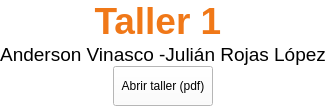
    <widget class="QWidget" name="verticalWidget" native="true">
     <property name="palette">
      <palette>
       <active>
        <colorrole role="WindowText">
         <brush brushstyle="SolidPattern">
          <color alpha="255">
           <red>0</red>
           <green>0</green>
           <blue>0</blue>
          </color>
         </brush>
        </colorrole>
        <colorrole role="Button">
         <brush brushstyle="SolidPattern">
          <color alpha="255">
           <red>255</red>
           <green>255</green>
           <blue>255</blue>
          </color>
         </brush>
        </colorrole>
        <colorrole role="Light">
         <brush brushstyle="SolidPattern">
          <color alpha="255">
           <red>255</red>
           <green>255</green>
           <blue>255</blue>
          </color>
         </brush>
        </colorrole>
        <colorrole role="Midlight">
         <brush brushstyle="SolidPattern">
          <color alpha="255">
           <red>255</red>
           <green>255</green>
           <blue>255</blue>
          </color>
         </brush>
        </colorrole>
        <colorrole role="Dark">
         <brush brushstyle="SolidPattern">
          <color alpha="255">
           <red>127</red>
           <green>127</green>
           <blue>127</blue>
          </color>
         </brush>
        </colorrole>
        <colorrole role="Mid">
         <brush brushstyle="SolidPattern">
          <color alpha="255">
           <red>170</red>
           <green>170</green>
           <blue>170</blue>
          </color>
         </brush>
        </colorrole>
        <colorrole role="Text">
         <brush brushstyle="SolidPattern">
          <color alpha="255">
           <red>0</red>
           <green>0</green>
           <blue>0</blue>
          </color>
         </brush>
        </colorrole>
        <colorrole role="BrightText">
         <brush brushstyle="SolidPattern">
          <color alpha="255">
           <red>255</red>
           <green>255</green>
           <blue>255</blue>
          </color>
         </brush>
        </colorrole>
        <colorrole role="ButtonText">
         <brush brushstyle="SolidPattern">
          <color alpha="255">
           <red>0</red>
           <green>0</green>
           <blue>0</blue>
          </color>
         </brush>
        </colorrole>
        <colorrole role="Base">
         <brush brushstyle="SolidPattern">
          <color alpha="255">
           <red>255</red>
           <green>255</green>
           <blue>255</blue>
          </color>
         </brush>
        </colorrole>
        <colorrole role="Window">
         <brush brushstyle="SolidPattern">
          <color alpha="255">
           <red>255</red>
           <green>255</green>
           <blue>255</blue>
          </color>
         </brush>
        </colorrole>
        <colorrole role="Shadow">
         <brush brushstyle="SolidPattern">
          <color alpha="255">
           <red>0</red>
           <green>0</green>
           <blue>0</blue>
          </color>
         </brush>
        </colorrole>
        <colorrole role="AlternateBase">
         <brush brushstyle="SolidPattern">
          <color alpha="255">
           <red>255</red>
           <green>255</green>
           <blue>255</blue>
          </color>
         </brush>
        </colorrole>
        <colorrole role="ToolTipBase">
         <brush brushstyle="SolidPattern">
          <color alpha="255">
           <red>255</red>
           <green>255</green>
           <blue>220</blue>
          </color>
         </brush>
        </colorrole>
        <colorrole role="ToolTipText">
         <brush brushstyle="SolidPattern">
          <color alpha="255">
           <red>0</red>
           <green>0</green>
           <blue>0</blue>
          </color>
         </brush>
        </colorrole>
        <colorrole role="PlaceholderText">
         <brush brushstyle="SolidPattern">
          <color alpha="128">
           <red>0</red>
           <green>0</green>
           <blue>0</blue>
          </color>
         </brush>
        </colorrole>
       </active>
       <inactive>
        <colorrole role="WindowText">
         <brush brushstyle="SolidPattern">
          <color alpha="255">
           <red>0</red>
           <green>0</green>
           <blue>0</blue>
          </color>
         </brush>
        </colorrole>
        <colorrole role="Button">
         <brush brushstyle="SolidPattern">
          <color alpha="255">
           <red>255</red>
           <green>255</green>
           <blue>255</blue>
          </color>
         </brush>
        </colorrole>
        <colorrole role="Light">
         <brush brushstyle="SolidPattern">
          <color alpha="255">
           <red>255</red>
           <green>255</green>
           <blue>255</blue>
          </color>
         </brush>
        </colorrole>
        <colorrole role="Midlight">
         <brush brushstyle="SolidPattern">
          <color alpha="255">
           <red>255</red>
           <green>255</green>
           <blue>255</blue>
          </color>
         </brush>
        </colorrole>
        <colorrole role="Dark">
         <brush brushstyle="SolidPattern">
          <color alpha="255">
           <red>127</red>
           <green>127</green>
           <blue>127</blue>
          </color>
         </brush>
        </colorrole>
        <colorrole role="Mid">
         <brush brushstyle="SolidPattern">
          <color alpha="255">
           <red>170</red>
           <green>170</green>
           <blue>170</blue>
          </color>
         </brush>
        </colorrole>
        <colorrole role="Text">
         <brush brushstyle="SolidPattern">
          <color alpha="255">
           <red>0</red>
           <green>0</green>
           <blue>0</blue>
          </color>
         </brush>
        </colorrole>
        <colorrole role="BrightText">
         <brush brushstyle="SolidPattern">
          <color alpha="255">
           <red>255</red>
           <green>255</green>
           <blue>255</blue>
          </color>
         </brush>
        </colorrole>
        <colorrole role="ButtonText">
         <brush brushstyle="SolidPattern">
          <color alpha="255">
           <red>0</red>
           <green>0</green>
           <blue>0</blue>
          </color>
         </brush>
        </colorrole>
        <colorrole role="Base">
         <brush brushstyle="SolidPattern">
          <color alpha="255">
           <red>255</red>
           <green>255</green>
           <blue>255</blue>
          </color>
         </brush>
        </colorrole>
        <colorrole role="Window">
         <brush brushstyle="SolidPattern">
          <color alpha="255">
           <red>255</red>
           <green>255</green>
           <blue>255</blue>
          </color>
         </brush>
        </colorrole>
        <colorrole role="Shadow">
         <brush brushstyle="SolidPattern">
          <color alpha="255">
           <red>0</red>
           <green>0</green>
           <blue>0</blue>
          </color>
         </brush>
        </colorrole>
        <colorrole role="AlternateBase">
         <brush brushstyle="SolidPattern">
          <color alpha="255">
           <red>255</red>
           <green>255</green>
           <blue>255</blue>
          </color>
         </brush>
        </colorrole>
        <colorrole role="ToolTipBase">
         <brush brushstyle="SolidPattern">
          <color alpha="255">
           <red>255</red>
           <green>255</green>
           <blue>220</blue>
          </color>
         </brush>
        </colorrole>
        <colorrole role="ToolTipText">
         <brush brushstyle="SolidPattern">
          <color alpha="255">
           <red>0</red>
           <green>0</green>
           <blue>0</blue>
          </color>
         </brush>
        </colorrole>
        <colorrole role="PlaceholderText">
         <brush brushstyle="SolidPattern">
          <color alpha="128">
           <red>0</red>
           <green>0</green>
           <blue>0</blue>
          </color>
         </brush>
        </colorrole>
       </inactive>
       <disabled>
        <colorrole role="WindowText">
         <brush brushstyle="SolidPattern">
          <color alpha="255">
           <red>127</red>
           <green>127</green>
           <blue>127</blue>
          </color>
         </brush>
        </colorrole>
        <colorrole role="Button">
         <brush brushstyle="SolidPattern">
          <color alpha="255">
           <red>255</red>
           <green>255</green>
           <blue>255</blue>
          </color>
         </brush>
        </colorrole>
        <colorrole role="Light">
         <brush brushstyle="SolidPattern">
          <color alpha="255">
           <red>255</red>
           <green>255</green>
           <blue>255</blue>
          </color>
         </brush>
        </colorrole>
        <colorrole role="Midlight">
         <brush brushstyle="SolidPattern">
          <color alpha="255">
           <red>255</red>
           <green>255</green>
           <blue>255</blue>
          </color>
         </brush>
        </colorrole>
        <colorrole role="Dark">
         <brush brushstyle="SolidPattern">
          <color alpha="255">
           <red>127</red>
           <green>127</green>
           <blue>127</blue>
          </color>
         </brush>
        </colorrole>
        <colorrole role="Mid">
         <brush brushstyle="SolidPattern">
          <color alpha="255">
           <red>170</red>
           <green>170</green>
           <blue>170</blue>
          </color>
         </brush>
        </colorrole>
        <colorrole role="Text">
         <brush brushstyle="SolidPattern">
          <color alpha="255">
           <red>127</red>
           <green>127</green>
           <blue>127</blue>
          </color>
         </brush>
        </colorrole>
        <colorrole role="BrightText">
         <brush brushstyle="SolidPattern">
          <color alpha="255">
           <red>255</red>
           <green>255</green>
           <blue>255</blue>
          </color>
         </brush>
        </colorrole>
        <colorrole role="ButtonText">
         <brush brushstyle="SolidPattern">
          <color alpha="255">
           <red>127</red>
           <green>127</green>
           <blue>127</blue>
          </color>
         </brush>
        </colorrole>
        <colorrole role="Base">
         <brush brushstyle="SolidPattern">
          <color alpha="255">
           <red>255</red>
           <green>255</green>
           <blue>255</blue>
          </color>
         </brush>
        </colorrole>
        <colorrole role="Window">
         <brush brushstyle="SolidPattern">
          <color alpha="255">
           <red>255</red>
           <green>255</green>
           <blue>255</blue>
          </color>
         </brush>
        </colorrole>
        <colorrole role="Shadow">
         <brush brushstyle="SolidPattern">
          <color alpha="255">
           <red>0</red>
           <green>0</green>
           <blue>0</blue>
          </color>
         </brush>
        </colorrole>
        <colorrole role="AlternateBase">
         <brush brushstyle="SolidPattern">
          <color alpha="255">
           <red>255</red>
           <green>255</green>
           <blue>255</blue>
          </color>
         </brush>
        </colorrole>
        <colorrole role="ToolTipBase">
         <brush brushstyle="SolidPattern">
          <color alpha="255">
           <red>255</red>
           <green>255</green>
           <blue>220</blue>
          </color>
         </brush>
        </colorrole>
        <colorrole role="ToolTipText">
         <brush brushstyle="SolidPattern">
          <color alpha="255">
           <red>0</red>
           <green>0</green>
           <blue>0</blue>
          </color>
         </brush>
        </colorrole>
        <colorrole role="PlaceholderText">
         <brush brushstyle="SolidPattern">
          <color alpha="128">
           <red>0</red>
           <green>0</green>
           <blue>0</blue>
          </color>
         </brush>
        </colorrole>
       </disabled>
      </palette>
     </property>
     <property name="autoFillBackground">
      <bool>true</bool>
     </property>
     <layout class="QVBoxLayout" name="QvBox">
      <property name="spacing">
       <number>0</number>
      </property>
      <property name="sizeConstraint">
       <enum>QLayout::SetMinimumSize</enum>
      </property>
      <property name="leftMargin">
       <number>0</number>
      </property>
      <property name="topMargin">
       <number>0</number>
      </property>
      <property name="rightMargin">
       <number>0</number>
      </property>
      <property name="bottomMargin">
       <number>0</number>
      </property>
      <item>
       <widget class="QLabel" name="lbTitulo">
        <property name="palette">
         <palette>
          <active>
           <colorrole role="WindowText">
            <brush brushstyle="SolidPattern">
             <color alpha="255">
              <red>0</red>
              <green>0</green>
              <blue>0</blue>
             </color>
            </brush>
           </colorrole>
           <colorrole role="Button">
            <brush brushstyle="SolidPattern">
             <color alpha="255">
              <red>240</red>
              <green>120</green>
              <blue>24</blue>
             </color>
            </brush>
           </colorrole>
           <colorrole role="Light">
            <brush brushstyle="SolidPattern">
             <color alpha="255">
              <red>255</red>
              <green>186</green>
              <blue>131</blue>
             </color>
            </brush>
           </colorrole>
           <colorrole role="Midlight">
            <brush brushstyle="SolidPattern">
             <color alpha="255">
              <red>247</red>
              <green>153</green>
              <blue>77</blue>
             </color>
            </brush>
           </colorrole>
           <colorrole role="Dark">
            <brush brushstyle="SolidPattern">
             <color alpha="255">
              <red>120</red>
              <green>60</green>
              <blue>12</blue>
             </color>
            </brush>
           </colorrole>
           <colorrole role="Mid">
            <brush brushstyle="SolidPattern">
             <color alpha="255">
              <red>160</red>
              <green>80</green>
              <blue>16</blue>
             </color>
            </brush>
           </colorrole>
           <colorrole role="Text">
            <brush brushstyle="SolidPattern">
             <color alpha="255">
              <red>0</red>
              <green>0</green>
              <blue>0</blue>
             </color>
            </brush>
           </colorrole>
           <colorrole role="BrightText">
            <brush brushstyle="SolidPattern">
             <color alpha="255">
              <red>255</red>
              <green>255</green>
              <blue>255</blue>
             </color>
            </brush>
           </colorrole>
           <colorrole role="ButtonText">
            <brush brushstyle="SolidPattern">
             <color alpha="255">
              <red>0</red>
              <green>0</green>
              <blue>0</blue>
             </color>
            </brush>
           </colorrole>
           <colorrole role="Base">
            <brush brushstyle="SolidPattern">
             <color alpha="255">
              <red>255</red>
              <green>255</green>
              <blue>255</blue>
             </color>
            </brush>
           </colorrole>
           <colorrole role="Window">
            <brush brushstyle="SolidPattern">
             <color alpha="255">
              <red>240</red>
              <green>120</green>
              <blue>24</blue>
             </color>
            </brush>
           </colorrole>
           <colorrole role="Shadow">
            <brush brushstyle="SolidPattern">
             <color alpha="255">
              <red>0</red>
              <green>0</green>
              <blue>0</blue>
             </color>
            </brush>
           </colorrole>
           <colorrole role="AlternateBase">
            <brush brushstyle="SolidPattern">
             <color alpha="255">
              <red>247</red>
              <green>187</green>
              <blue>139</blue>
             </color>
            </brush>
           </colorrole>
           <colorrole role="ToolTipBase">
            <brush brushstyle="SolidPattern">
             <color alpha="255">
              <red>255</red>
              <green>255</green>
              <blue>220</blue>
             </color>
            </brush>
           </colorrole>
           <colorrole role="ToolTipText">
            <brush brushstyle="SolidPattern">
             <color alpha="255">
              <red>0</red>
              <green>0</green>
              <blue>0</blue>
             </color>
            </brush>
           </colorrole>
           <colorrole role="PlaceholderText">
            <brush brushstyle="SolidPattern">
             <color alpha="128">
              <red>0</red>
              <green>0</green>
              <blue>0</blue>
             </color>
            </brush>
           </colorrole>
          </active>
          <inactive>
           <colorrole role="WindowText">
            <brush brushstyle="SolidPattern">
             <color alpha="255">
              <red>0</red>
              <green>0</green>
              <blue>0</blue>
             </color>
            </brush>
           </colorrole>
           <colorrole role="Button">
            <brush brushstyle="SolidPattern">
             <color alpha="255">
              <red>240</red>
              <green>120</green>
              <blue>24</blue>
             </color>
            </brush>
           </colorrole>
           <colorrole role="Light">
            <brush brushstyle="SolidPattern">
             <color alpha="255">
              <red>255</red>
              <green>186</green>
              <blue>131</blue>
             </color>
            </brush>
           </colorrole>
           <colorrole role="Midlight">
            <brush brushstyle="SolidPattern">
             <color alpha="255">
              <red>247</red>
              <green>153</green>
              <blue>77</blue>
             </color>
            </brush>
           </colorrole>
           <colorrole role="Dark">
            <brush brushstyle="SolidPattern">
             <color alpha="255">
              <red>120</red>
              <green>60</green>
              <blue>12</blue>
             </color>
            </brush>
           </colorrole>
           <colorrole role="Mid">
            <brush brushstyle="SolidPattern">
             <color alpha="255">
              <red>160</red>
              <green>80</green>
              <blue>16</blue>
             </color>
            </brush>
           </colorrole>
           <colorrole role="Text">
            <brush brushstyle="SolidPattern">
             <color alpha="255">
              <red>0</red>
              <green>0</green>
              <blue>0</blue>
             </color>
            </brush>
           </colorrole>
           <colorrole role="BrightText">
            <brush brushstyle="SolidPattern">
             <color alpha="255">
              <red>255</red>
              <green>255</green>
              <blue>255</blue>
             </color>
            </brush>
           </colorrole>
           <colorrole role="ButtonText">
            <brush brushstyle="SolidPattern">
             <color alpha="255">
              <red>0</red>
              <green>0</green>
              <blue>0</blue>
             </color>
            </brush>
           </colorrole>
           <colorrole role="Base">
            <brush brushstyle="SolidPattern">
             <color alpha="255">
              <red>255</red>
              <green>255</green>
              <blue>255</blue>
             </color>
            </brush>
           </colorrole>
           <colorrole role="Window">
            <brush brushstyle="SolidPattern">
             <color alpha="255">
              <red>240</red>
              <green>120</green>
              <blue>24</blue>
             </color>
            </brush>
           </colorrole>
           <colorrole role="Shadow">
            <brush brushstyle="SolidPattern">
             <color alpha="255">
              <red>0</red>
              <green>0</green>
              <blue>0</blue>
             </color>
            </brush>
           </colorrole>
           <colorrole role="AlternateBase">
            <brush brushstyle="SolidPattern">
             <color alpha="255">
              <red>247</red>
              <green>187</green>
              <blue>139</blue>
             </color>
            </brush>
           </colorrole>
           <colorrole role="ToolTipBase">
            <brush brushstyle="SolidPattern">
             <color alpha="255">
              <red>255</red>
              <green>255</green>
              <blue>220</blue>
             </color>
            </brush>
           </colorrole>
           <colorrole role="ToolTipText">
            <brush brushstyle="SolidPattern">
             <color alpha="255">
              <red>0</red>
              <green>0</green>
              <blue>0</blue>
             </color>
            </brush>
           </colorrole>
           <colorrole role="PlaceholderText">
            <brush brushstyle="SolidPattern">
             <color alpha="128">
              <red>0</red>
              <green>0</green>
              <blue>0</blue>
             </color>
            </brush>
           </colorrole>
          </inactive>
          <disabled>
           <colorrole role="WindowText">
            <brush brushstyle="SolidPattern">
             <color alpha="255">
              <red>120</red>
              <green>60</green>
              <blue>12</blue>
             </color>
            </brush>
           </colorrole>
           <colorrole role="Button">
            <brush brushstyle="SolidPattern">
             <color alpha="255">
              <red>240</red>
              <green>120</green>
              <blue>24</blue>
             </color>
            </brush>
           </colorrole>
           <colorrole role="Light">
            <brush brushstyle="SolidPattern">
             <color alpha="255">
              <red>255</red>
              <green>186</green>
              <blue>131</blue>
             </color>
            </brush>
           </colorrole>
           <colorrole role="Midlight">
            <brush brushstyle="SolidPattern">
             <color alpha="255">
              <red>247</red>
              <green>153</green>
              <blue>77</blue>
             </color>
            </brush>
           </colorrole>
           <colorrole role="Dark">
            <brush brushstyle="SolidPattern">
             <color alpha="255">
              <red>120</red>
              <green>60</green>
              <blue>12</blue>
             </color>
            </brush>
           </colorrole>
           <colorrole role="Mid">
            <brush brushstyle="SolidPattern">
             <color alpha="255">
              <red>160</red>
              <green>80</green>
              <blue>16</blue>
             </color>
            </brush>
           </colorrole>
           <colorrole role="Text">
            <brush brushstyle="SolidPattern">
             <color alpha="255">
              <red>120</red>
              <green>60</green>
              <blue>12</blue>
             </color>
            </brush>
           </colorrole>
           <colorrole role="BrightText">
            <brush brushstyle="SolidPattern">
             <color alpha="255">
              <red>255</red>
              <green>255</green>
              <blue>255</blue>
             </color>
            </brush>
           </colorrole>
           <colorrole role="ButtonText">
            <brush brushstyle="SolidPattern">
             <color alpha="255">
              <red>120</red>
              <green>60</green>
              <blue>12</blue>
             </color>
            </brush>
           </colorrole>
           <colorrole role="Base">
            <brush brushstyle="SolidPattern">
             <color alpha="255">
              <red>240</red>
              <green>120</green>
              <blue>24</blue>
             </color>
            </brush>
           </colorrole>
           <colorrole role="Window">
            <brush brushstyle="SolidPattern">
             <color alpha="255">
              <red>240</red>
              <green>120</green>
              <blue>24</blue>
             </color>
            </brush>
           </colorrole>
           <colorrole role="Shadow">
            <brush brushstyle="SolidPattern">
             <color alpha="255">
              <red>0</red>
              <green>0</green>
              <blue>0</blue>
             </color>
            </brush>
           </colorrole>
           <colorrole role="AlternateBase">
            <brush brushstyle="SolidPattern">
             <color alpha="255">
              <red>240</red>
              <green>120</green>
              <blue>24</blue>
             </color>
            </brush>
           </colorrole>
           <colorrole role="ToolTipBase">
            <brush brushstyle="SolidPattern">
             <color alpha="255">
              <red>255</red>
              <green>255</green>
              <blue>220</blue>
             </color>
            </brush>
           </colorrole>
           <colorrole role="ToolTipText">
            <brush brushstyle="SolidPattern">
             <color alpha="255">
              <red>0</red>
              <green>0</green>
              <blue>0</blue>
             </color>
            </brush>
           </colorrole>
           <colorrole role="PlaceholderText">
            <brush brushstyle="SolidPattern">
             <color alpha="128">
              <red>0</red>
              <green>0</green>
              <blue>0</blue>
             </color>
            </brush>
           </colorrole>
          </disabled>
         </palette>
        </property>
        <property name="font">
         <font>
          <pointsize>22</pointsize>
         </font>
        </property>
        <property name="layoutDirection">
         <enum>Qt::LeftToRight</enum>
        </property>
        <property name="autoFillBackground">
         <bool>false</bool>
        </property>
        <property name="text">
         <string>&lt;html&gt;&lt;head/&gt;&lt;body&gt;&lt;p align=&quot;center&quot;&gt;&lt;span style=&quot; font-size:28pt; font-weight:600; color:#f07818;&quot;&gt;Taller 1 &lt;/span&gt;&lt;/p&gt;&lt;/body&gt;&lt;/html&gt;</string>
        </property>
        <property name="alignment">
         <set>Qt::AlignCenter</set>
        </property>
        <property name="wordWrap">
         <bool>false</bool>
        </property>
        <property name="margin">
         <number>10</number>
        </property>
        <property name="openExternalLinks">
         <bool>false</bool>
        </property>
       </widget>
      </item>
      <item>
       <widget class="QLabel" name="LbNombres">
        <property name="layoutDirection">
         <enum>Qt::LeftToRight</enum>
        </property>
        <property name="text">
         <string>&lt;html&gt;&lt;head/&gt;&lt;body&gt;&lt;p align=&quot;center&quot;&gt;&lt;span style=&quot; font-size:14pt;&quot;&gt; Anderson Vinasco -Julián Rojas López&lt;/span&gt;&lt;/p&gt;&lt;/body&gt;&lt;/html&gt;</string>
        </property>
        <property name="alignment">
         <set>Qt::AlignCenter</set>
        </property>
        <property name="margin">
         <number>10</number>
        </property>
       </widget>
      </item>
      <item alignment="Qt::AlignHCenter">
       <widget class="QPushButton" name="BtnAbrirPdf">
        <property name="sizePolicy">
         <sizepolicy hsizetype="Fixed" vsizetype="Fixed">
          <horstretch>0</horstretch>
          <verstretch>0</verstretch>
         </sizepolicy>
        </property>
        <property name="minimumSize">
         <size>
          <width>100</width>
          <height>40</height>
         </size>
        </property>
        <property name="maximumSize">
         <size>
          <width>100</width>
          <height>100</height>
         </size>
        </property>
        <property name="cursor">
         <cursorShape>PointingHandCursor</cursorShape>
        </property>
        <property name="layoutDirection">
         <enum>Qt::RightToLeft</enum>
        </property>
        <property name="text">
         <string>Abrir taller (pdf)</string>
        </property>
        <property name="checkable">
         <bool>false</bool>
        </property>
        <property name="autoDefault">
         <bool>true</bool>
        </property>
        <property name="default">
         <bool>false</bool>
        </property>
        <property name="flat">
         <bool>false</bool>
        </property>
       </widget>
      </item>
     </layout>
    </widget>
